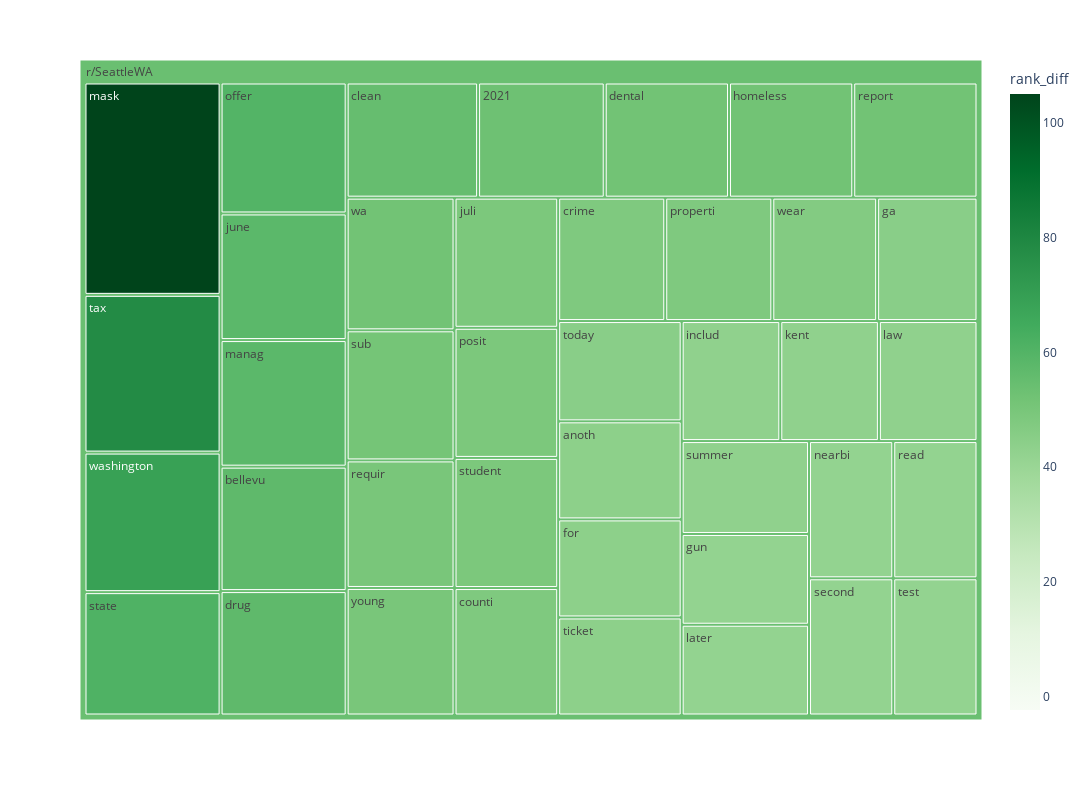

Notebook source saved alongside this figure:
### Code cell
fig = px.treemap(sea_wa_ranked_df, path=[px.Constant('r/SeattleWA'), 'index'], values='rank_diff', color = 'rank_diff', width = 1200, height = 800, color_continuous_scale= 'Greens', color_continuous_midpoint= np.mean(sea_wa_ranked_df['rank_diff']))
fig.show()

### Figure 1 — Plotly figure (JSON) as saved in the notebook; plotly's stock layout.template omitted (floating-point values rounded to 4 significant figures)
{"data": [{"branchvalues": "total", "customdata": [[53], [44], [57], [55], [48], [48], [52], [57], [44], [45], [42], [52], [43], [49], [58], [43], [42], [43], [58], [105], [42], [60], [49], [48], [42], [52], [50], [42], [61], [49], [51], [43], [78], [42], [44], [45], [52], [69], [47], [50], [53.96]], "domain": {"x": [0, 1], "y": [0, 1]}, "hovertemplate": "labels=%{label}<br>rank_diff_sum=%{value}<br>parent=%{parent}<br>id=%{id}<br>rank_diff=%{color}<extra></extra>", "ids": ["r/SeattleWA/2021", "r/SeattleWA/anoth", "r/SeattleWA/bellevu", "r/SeattleWA/clean", "r/SeattleWA/counti", "r/SeattleWA/crime", "r/SeattleWA/dental", "r/SeattleWA/drug", "r/SeattleWA/for", "r/SeattleWA/ga", "r/SeattleWA/gun", "r/SeattleWA/homeless", "r/SeattleWA/includ", "r/SeattleWA/juli", "r/SeattleWA/june", "r/SeattleWA/kent", "r/SeattleWA/later", "r/SeattleWA/law", "r/SeattleWA/manag", "r/SeattleWA/mask", "r/SeattleWA/nearbi", "r/SeattleWA/offer", "r/SeattleWA/posit", "r/SeattleWA/properti", "r/SeattleWA/read", "r/SeattleWA/report", "r/SeattleWA/requir", "r/SeattleWA/second", "r/SeattleWA/state", "r/SeattleWA/student", "r/SeattleWA/sub", "r/SeattleWA/summer", "r/SeattleWA/tax", "r/SeattleWA/test", "r/SeattleWA/ticket", "r/SeattleWA/today", "r/SeattleWA/wa", "r/SeattleWA/washington", "r/SeattleWA/wear", "r/SeattleWA/young", "r/SeattleWA"], "labels": ["2021", "anoth", "bellevu", "clean", "counti", "crime", "dental", "drug", "for", "ga", "gun", "homeless", "includ", "juli", "june", "kent", "later", "law", "manag", "mask", "nearbi", "offer", "posit", "properti", "read", "report", "requir", "second", "state", "student", "sub", "summer", "tax", "test", "ticket", "today", "wa", "washington", "wear", "young", "r/SeattleWA"], "marker": {"coloraxis": "coloraxis", "colors": [53, 44, 57, 55, 48, 48, 52, 57, 44, 45, 42, 52, 43, 49, 58, 43, 42, 43, 58, 105, 42, 60, 49, 48, 42, 52, 50, 42, 61, 49, 51, 43, 78, 42, 44, 45, 52, 69, 47, 50, 53.96]}, "name": "", "parents": ["r/SeattleWA", "r/SeattleWA", "r/SeattleWA", "r/SeattleWA", "r/SeattleWA", "r/SeattleWA", "r/SeattleWA", "r/SeattleWA", "r/SeattleWA", "r/SeattleWA", "r/SeattleWA", "r/SeattleWA", "r/SeattleWA", "r/SeattleWA", "r/SeattleWA", "r/SeattleWA", "r/SeattleWA", "r/SeattleWA", "r/SeattleWA", "r/SeattleWA", "r/SeattleWA", "r/SeattleWA", "r/SeattleWA", "r/SeattleWA", "r/SeattleWA", "r/SeattleWA", "r/SeattleWA", "r/SeattleWA", "r/SeattleWA", "r/SeattleWA", "r/SeattleWA", "r/SeattleWA", "r/SeattleWA", "r/SeattleWA", "r/SeattleWA", "r/SeattleWA", "r/SeattleWA", "r/SeattleWA", "r/SeattleWA", "r/SeattleWA", ""], "type": "treemap", "values": [53, 44, 57, 55, 48, 48, 52, 57, 44, 45, 42, 52, 43, 49, 58, 43, 42, 43, 58, 105, 42, 60, 49, 48, 42, 52, 50, 42, 61, 49, 51, 43, 78, 42, 44, 45, 52, 69, 47, 50, 2054]}], "layout": {"coloraxis": {"cmid": 51.35, "colorbar": {"title": {"text": "rank_diff"}}, "colorscale": [[0, "rgb(247,252,245)"], [0.125, "rgb(229,245,224)"], [0.25, "rgb(199,233,192)"], [0.375, "rgb(161,217,155)"], [0.5, "rgb(116,196,118)"], [0.625, "rgb(65,171,93)"], [0.75, "rgb(35,139,69)"], [0.875, "rgb(0,109,44)"], [1, "rgb(0,68,27)"]]}, "height": 800, "legend": {"tracegroupgap": 0}, "margin": {"t": 60}, "width": 1200}}
